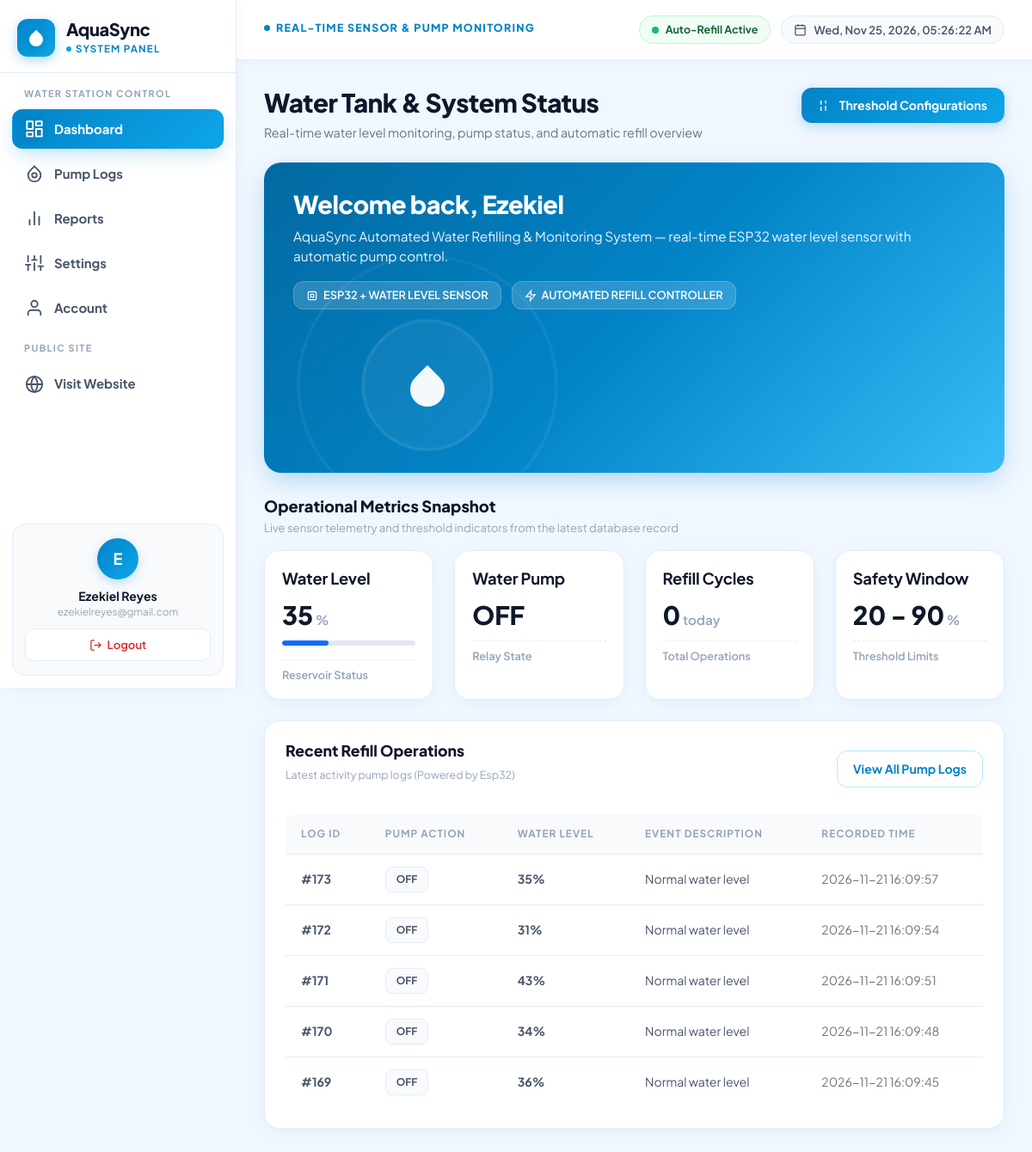
/index.php (signed in), run on the app's committed database.
### tables this page shows
CREATE TABLE `users` (
  `user_id` int(11) NOT NULL,
  `role` varchar(20) NOT NULL,
  `first_name` varchar(25) NOT NULL,
  `last_name` varchar(25) NOT NULL,
  `email` varchar(40) NOT NULL,
  `username` varchar(25) NOT NULL,
  `password` varchar(255) NOT NULL,
  `created_at` timestamp NOT NULL DEFAULT current_timestamp()
);

### index.php (the view, shortened to what the rows shown need)
<?php
require_once __DIR__ . '/dbcon.php';
$page = isset($_GET['page']) ? strtolower(trim($_GET['page'])) : 'dashboard';
$current_user_id = (int)($_SESSION['user_id'] ?? 1);
$admin_name = $_SESSION['name'] ?? 'Ezekiel Reyes';
$admin_email = $_SESSION['email'] ?? 'ezekielreyes@gmail.com';
if ($db_connected && $conn) {
    $user_role_stmt = $conn->prepare("SELECT role, first_name, last_name, email, username FROM users WHERE user_id = ? LIMIT 1");
    if ($user_role_stmt) {
        $user_role_stmt->bind_param("i", $current_user_id);
        $user_role_stmt->execute();
        $ur_res = $user_role_stmt->get_result();
        if ($ur_res && $ur_row = $ur_res->fetch_assoc()) {
            $admin_name = trim(($ur_row['first_name'] ?? '') . ' ' . ($ur_row['last_name'] ?? ''));
            $admin_email = $ur_row['email'] ?? $admin_email;
        }
    }
}
?>
<!DOCTYPE html>
<html lang="en">
<head>
    <link rel="stylesheet" href="bootstrap5/css/bootstrap.min.css">
    <link rel="stylesheet" href="css/style.css?v=<?= time() ?>">
</head>
<body>
    <aside class="sidebar" id="sidebarNav">
            <div class="user-profile-strip">
                <div class="user-avatar-circle" id="sidebarAvatar">
                    <?= strtoupper(substr($admin_name, 0, 1)) ?>
                </div>
                <div class="user-text-details">
                    <span class="user-name-title" id="sidebarUserName"><?= htmlspecialchars($admin_name) ?></span>
                    <span class="user-email-subtitle" id="sidebarUserEmail"><?= htmlspecialchars($admin_email) ?></span>
                </div>
                <button class="user-quick-action-btn" title="Logout" onclick="handleLogout()">
                    <svg width="15" height="15" viewBox="0 0 24 24" fill="none" stroke="currentColor" stroke-width="2">
                        <path d="M9 21H5a2 2 0 0 1-2-2V5a2 2 0 0 1 2-2h4"></path>
                        <polyline points="16 17 21 12 16 7"></polyline>
                        <line x1="21" y1="12" x2="9" y2="12"></line>
                    </svg>
                    <span>Logout</span>
                </button>
            </div>
    </aside>
    <main class="main-wrapper">
        <div class="content-area">
            <?php
            require __DIR__ . '/pages/dashboard.php';
            ?>
        </div>
    </main>
</body>
</html>

### pages/dashboard.php (shortened to what the rows shown need)
<section id="tab-dashboard" class="tab-section <?= ($page === 'dashboard') ? 'active' : '' ?>">
    <div class="section-header-row">
        <div>
            <h1 class="section-main-heading">Water Tank & System Status</h1>
        </div>
    </div>
    <?php
    $hero_greetings = [
        'Welcome back',
        'Hey there',
        'Nice to see you',
        "Glad you're here",
        'Welcome to AquaSync'
    ];
    $random_greeting = $hero_greetings[array_rand($hero_greetings)];
    ?>
    <div class="hero-banner-card">
        <div class="hero-content-col">
            <h2 class="hero-title"><span id="heroGreetingText"><?= htmlspecialchars($random_greeting) ?></span>, <span id="heroUserName"><?= htmlspecialchars(explode(' ', $admin_name)[0]) ?></span></h2>
        </div>
    </div>
    <div class="white-panel">
        <div class="table-responsive">
            <table class="modern-table">
                <thead>
                    <tr>
                        <th>Log ID</th>
                        <th>Pump Action</th>
                        <th>Water Level</th>
                        <th>Event Description</th>
                        <th>Recorded Time</th>
                    </tr>
                </thead>
            </table>
        </div>
    </div>
</section>

### data on the page
users: substr($admin_name, 0, 1) "E", admin_name "Ezekiel Reyes", first_name "Ezekiel"

### other printed values
$admin_email "ezekielreyes@gmail.com"
$badgeMap[$page] "REAL-TIME SENSOR & PUMP MONITORING"
$current_water_level "35"
$cycles_today "0"
$min_threshold "20"
$max_threshold "90"
$log['log_id'] "173"
$log['water_level'] "35"
$log['description'] "Normal water level"
$log['created_at'] "2026-11-21 16:09:57"
$log['log_id'] "172"
$log['water_level'] "31"
$log['created_at'] "2026-11-21 16:09:54"
$log['log_id'] "171"
$log['water_level'] "43"
